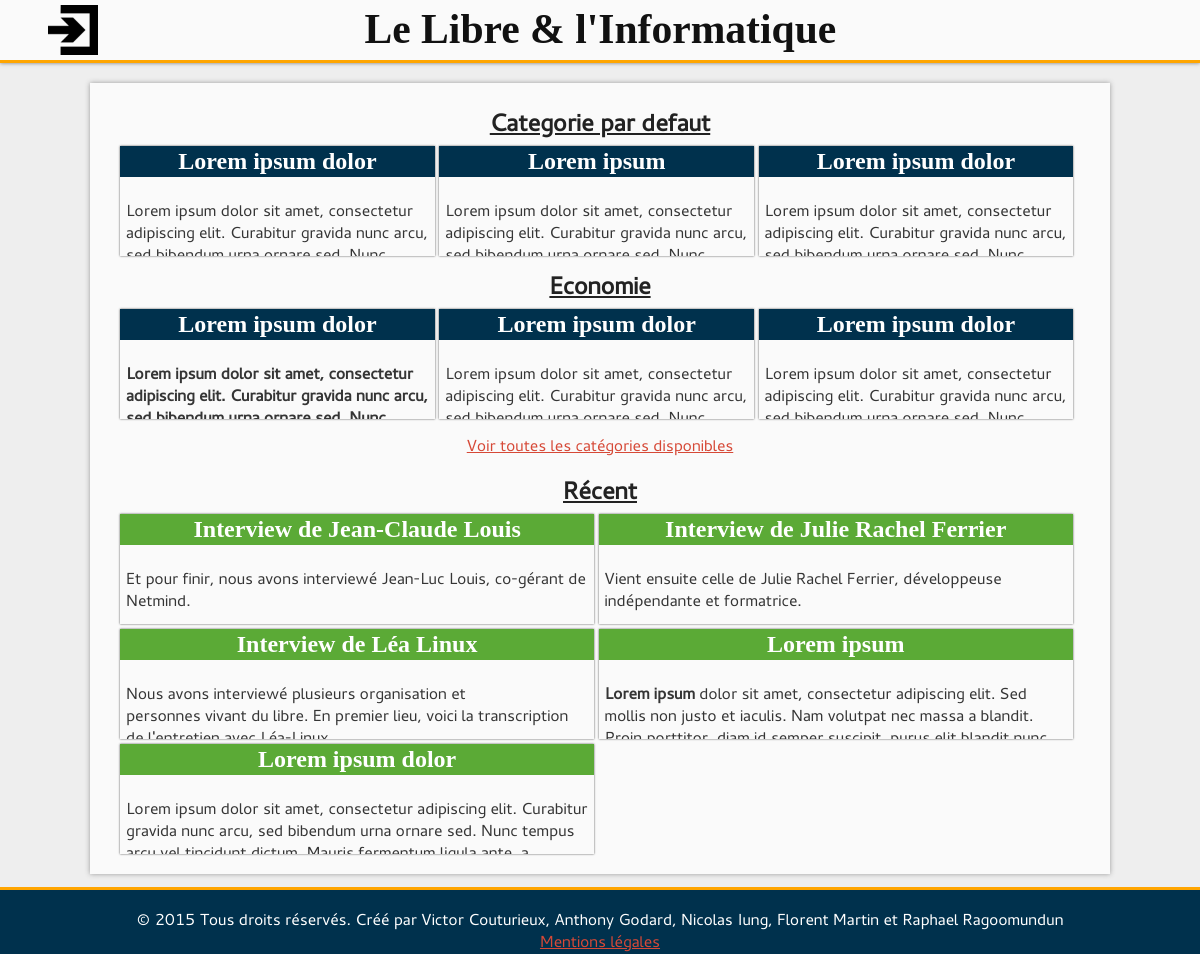
The page / on the database its author committed.
### tables this page shows
CREATE TABLE `Categorie` (
  `id_Categorie` int(10) unsigned NOT NULL AUTO_INCREMENT,
  `intitule_Categorie` varchar(255) NOT NULL,
  `description_Categorie` text NOT NULL,
  PRIMARY KEY (`id_Categorie`)
);

CREATE TABLE `Article` (
  `id_Article` int(10) unsigned NOT NULL AUTO_INCREMENT,
  `contenu_Article` text NOT NULL,
  `date_parution_Article` timestamp NOT NULL DEFAULT CURRENT_TIMESTAMP,
  `nom_Article` varchar(255) NOT NULL,
  `Categorie_Article` int(10) unsigned NOT NULL,
  `last_modification_Article` int(10) unsigned NOT NULL,
  `Auteur_Article` int(10) unsigned NOT NULL,
  PRIMARY KEY (`id_Article`,`Categorie_Article`,`last_modification_Article`,`Auteur_Article`),
  KEY `article-categorie-link` (`Categorie_Article`),
  KEY `article-modification-link` (`last_modification_Article`),
  KEY `article-to-author-link` (`Auteur_Article`),
  CONSTRAINT `article-categorie-link` FOREIGN KEY (`Categorie_Article`) REFERENCES `Categorie` (`id_Categorie`),
  CONSTRAINT `article-modification-link` FOREIGN KEY (`last_modification_Article`) REFERENCES `Modification` (`id_Modification`),
  CONSTRAINT `article-to-author-link` FOREIGN KEY (`Auteur_Article`) REFERENCES `Utilisateur` (`id_Utilisateur`)
);

### include/functions.php (called while the page is built, shortened)
<?php
	function connectDB()
	{
		include("config.php");
		$link = new PDO('mysql:host='.$config['mysql']['host'].';port='.$config['mysql']['port'].';dbname='.$config['mysql']['db'].';charset=UTF8;',$config['mysql']['user'],$config['mysql']['password'], array(PDO::ATTR_PERSISTENT=>true));
		return $link;
	}
	function queryDB($req)
	{
		$link = connectDB();
		$que = $link->query($req) or die($req);
		$ret = $que->fetchAll();
		return $ret;
	}

### include/functionCatego.php (called while the page is built, shortened)
<?php
	include_once 'functions.php';
  	function GetCategoryNameByiD($id)
  	{
  		$req = 'SELECT intitule_Categorie
  				FROM Categorie WHERE id_Categorie ='.$id;
  		return queryDB($req)[0]['intitule_Categorie'];
  	}

### include/createTicket.php (called while the page is built, shortened)
<?php
    include_once 'functions.php';
	function getArticleByCategory($id_category)
    {
		$req = 'SELECT id_Article, nom_article, contenu_article
				From Article
				WHERE Categorie_Article = "' . $id_category . '"';
		return queryDB($req);
    }
    function GetLastTenArticle()
    {
    	$req = 'SELECT id_Article, nom_article, contenu_article
                FROM Article
                ORDER BY date_parution_Article DESC LIMIT 0, 10';
    	return queryDB($req);
    }

### include/minArticle.php (the view)
<?php
function displayMinArticle($id, $name, $content, $dir)
{
	$link = $dir . 'article/?id=' . $id;
?>
	<a href="<?php echo $link; ?>" class="pub_link">
		<h2><?php echo $name; ?></h2>
		<p><?php echo html_entity_decode($content); ?></p>
	</a>
<?php
}
?>

### index.php (shortened to what this page needs)
<?php
include_once('include/createTicket.php');
include_once('include/functionCatego.php');
include_once('include/minArticle.php');
function homeMainCategory($id, $dir)
{
?>
	<div class="category">
		<h2><a href="categorie/?id=<?php echo $id; ?>"><?php echo GetCategoryNameByiD($id);?></a></h2>
	<?php
	$postList = getArticleByCategory($id);
	if(count($postList) < 3)
	{
		$nb = count($postList);
	}else
	{
		$nb = 3;
	}
	for($i = 0; $i < $nb; $i++):
		displayMinArticle($postList[$i]['id_Article'], $postList[$i]['nom_article'], $postList[$i]['contenu_article'], $dir);
	endfor;
	?>
	</div>
<?php
}
function homeMain($dir)
{
?>
	<div id="home_main">
		<?php
		$ListCategoID = categoryIdList();
		$tmp = array();
		foreach ($ListCategoID as $value)
		{
			array_push($tmp, $value['id_Categorie']);
		}
		$ListCategoID = $tmp;
		foreach ($ListCategoID as $id)
		{
			homeMainCategory($id, $dir);
		}?>
		<a href="categorie/liste.php">Voir toutes les catégories disponibles</a>
	</div>
<?php
}
function homeLastPost($dir)
{
?>
	<div id="recent_post">
		<h2><a href="recents/">Récent</a></h2>
		<?php
		$lastArticle = GetLastTenArticle();
		if(count($lastArticle) < 5)
		{
			$nb = count($lastArticle);
		}else
		{
			$nb = 5;
		}
		for($i = 0; $i < $nb; $i++):
			displayMinArticle($lastArticle[$i]['id_Article'], $lastArticle[$i]['nom_article'], $lastArticle[$i]['contenu_article'], $dir);
		endfor;
		?>
	</div>
<?php
}
?>
<!DOCTYPE html>
<html lang="fr">
	<head>
		<link rel="stylesheet" href="style/base.css">
		<link rel="stylesheet" href="style/minArticle.css">
		<link rel="stylesheet" href="style/home.css">
		<link rel="stylesheet" href="style/input.css">
	</head>
	<body>
		<div id="container">
			<?php require('include/head.php') ;?>
			<div id="main">
				<section>
					<?php
					homeMain($dir);
					homeLastPost($dir);
					?>
				</section>
			</div>
		<?php
		require('include/foot.php');
		?>
		</div>
	</body>
</html>

### style/base.css (style rules this page uses)
html, body { font-family: Cantarell, Cantarell_up, sans-serif; color: #353535; margin: 0; height: 100%; background-color: #EEE; }
h1, h2, h3, h4, h5, h6 { color: #111; }
a { color: #D64937; }
#container { min-height: 100%; position: relative; }
#main { padding-bottom: 60px }
section { background-color: #FAFAFA; box-shadow: 0px 0px 5px #999; min-width: 300px; width: 80%; margin: 20px auto; padding: 15px 2.5%; }

### style/minArticle.css (style rules this page uses)
a.pub_link { display: inline-block; min-width: 200px; min-height: 110px; max-height: 180px; width: 100%; margin-bottom: 5px; overflow: hidden; box-shadow: 0 0 2px #555; color: #353535; text-decoration: none; transition: box-shadow 0.15s; }
a.pub_link p { padding: 6px; }
a.pub_link h2 { font-family: serif; background-color: #00314D; margin: 0; color: white; padding: 2px 0; }
#recent_post a.pub_link h2 { background-color: #5BAA36; }
.category a.pub_link h2 { background-color: #00314D; }

### style/home.css (style rules this page uses)
a.pub_link { height: 110px; }
h2 { margin: 8px 0; text-align: center; }
h2 a { color: #222; }
a[href="categorie/liste.php"] { display: block; text-align: center; margin: 10px 0; }
#home_main, #recent_post, #head_post, #head_post2, .category, a.pub_link { display: inline-block; vertical-align: top; }
#home_main, #recent_post { min-width: 300px; }
#home_main { width: 70%; }
#recent_post { width: 29%; }
.category { width: 100%; }
.category a.pub_link { width: 32.8%; }
@media screen and (max-width: 1270px) { #home_main, #recent_post { width: 100%; } }
@media screen and (max-width: 1270px) { #recent_post a.pub_link { width: 49.4%; } }

### rows shown on the page
categorie: intitule_Categorie "Categorie par defaut", article.nom_Article "Lorem ipsum", article.contenu_Article "Lorem ipsum dolor sit amet, consectetur adipiscing elit. Curabitur gravida nunc arcu,…"
article: nom_Article "Lorem ipsum dolor", contenu_Article "Lorem ipsum dolor sit amet, consectetur adipiscing elit. Curabitur gravida nunc arcu,…"
article: nom_Article "Lorem ipsum dolor"
article: contenu_Article "Lorem ipsum dolor sit amet, consectetur adipiscing elit. Curabitur gravida nunc arcu,…"
categorie: intitule_Categorie "Economie", article.nom_Article "Lorem ipsum dolor", article.contenu_Article "Lorem ipsum dolor sit amet, consectetur adipiscing elit. Curabitur gravida nunc arcu,…"
article: nom_Article "Lorem ipsum dolor", contenu_Article "Lorem ipsum dolor sit amet, consectetur adipiscing elit. Curabitur gravida nunc arcu,…"
article: nom_Article "Lorem ipsum dolor"
article: contenu_Article "Lorem ipsum dolor sit amet, consectetur adipiscing elit. Curabitur gravida nunc arcu,…"
article: nom_Article "Interview de Jean-Claude Louis", contenu_Article "Et pour finir, nous avons interviewé Jean-Luc Louis, co-gérant de Netmind."
article: nom_Article "Interview de Julie Rachel Ferrier", contenu_Article "Vient ensuite celle de Julie Rachel Ferrier, développeuse indépendante et formatrice."
article: nom_Article "Interview de Léa Linux", contenu_Article "Nous avons interviewé plusieurs organisation et personnes vivant du libre. En premier lieu, voici la transcription…"
article: nom_Article "Lorem ipsum", contenu_Article "Lorem ipsum dolor sit amet, consectetur adipiscing elit. Sed mollis non justo et iaculis. Nam volutpat nec massa a blandit.…"
article: nom_Article "Lorem ipsum dolor", contenu_Article "Lorem ipsum dolor sit amet, consectetur adipiscing elit. Curabitur gravida nunc arcu, sed bibendum urna ornare sed. Nunc tempus…"
